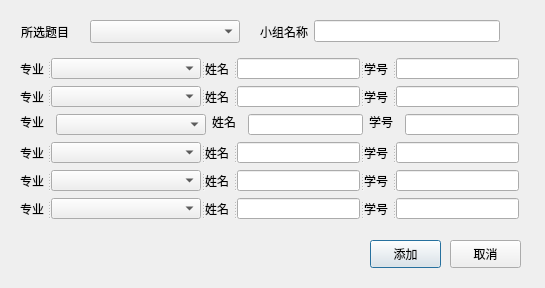
<?xml version="1.0" encoding="UTF-8"?>
<ui version="4.0">
 <class>StuAddMsgBox</class>
 <widget class="QDialog" name="StuAddMsgBox">
  <property name="geometry">
   <rect>
    <x>0</x>
    <y>0</y>
    <width>545</width>
    <height>288</height>
   </rect>
  </property>
  <property name="windowTitle">
   <string>Dialog</string>
  </property>
  <widget class="QSplitter" name="splitter_2">
   <property name="geometry">
    <rect>
     <x>20</x>
     <y>86</y>
     <width>499</width>
     <height>21</height>
    </rect>
   </property>
   <property name="orientation">
    <enum>Qt::Horizontal</enum>
   </property>
   <widget class="QLabel" name="label_8">
    <property name="text">
     <string>专业</string>
    </property>
   </widget>
   <widget class="QComboBox" name="MajorcomboBox_2">
    <property name="sizePolicy">
     <sizepolicy hsizetype="Expanding" vsizetype="Fixed">
      <horstretch>0</horstretch>
      <verstretch>0</verstretch>
     </sizepolicy>
    </property>
    <property name="minimumSize">
     <size>
      <width>150</width>
      <height>0</height>
     </size>
    </property>
    <item>
     <property name="text">
      <string/>
     </property>
    </item>
   </widget>
   <widget class="QLabel" name="label_5">
    <property name="text">
     <string>姓名</string>
    </property>
   </widget>
   <widget class="QLineEdit" name="MsgBoxNamelineEdit_2">
    <property name="sizePolicy">
     <sizepolicy hsizetype="Expanding" vsizetype="Fixed">
      <horstretch>0</horstretch>
      <verstretch>0</verstretch>
     </sizepolicy>
    </property>
   </widget>
   <widget class="QLabel" name="label_6">
    <property name="text">
     <string>学号</string>
    </property>
   </widget>
   <widget class="QLineEdit" name="MsgBoxNumlineEdit_2"/>
  </widget>
  <widget class="QSplitter" name="splitter_3">
   <property name="geometry">
    <rect>
     <x>20</x>
     <y>142</y>
     <width>499</width>
     <height>21</height>
    </rect>
   </property>
   <property name="orientation">
    <enum>Qt::Horizontal</enum>
   </property>
   <widget class="QLabel" name="label_9">
    <property name="text">
     <string>专业</string>
    </property>
   </widget>
   <widget class="QComboBox" name="MajorcomboBox_4">
    <property name="sizePolicy">
     <sizepolicy hsizetype="Expanding" vsizetype="Fixed">
      <horstretch>0</horstretch>
      <verstretch>0</verstretch>
     </sizepolicy>
    </property>
    <property name="minimumSize">
     <size>
      <width>150</width>
      <height>0</height>
     </size>
    </property>
    <item>
     <property name="text">
      <string/>
     </property>
    </item>
   </widget>
   <widget class="QLabel" name="label_10">
    <property name="text">
     <string>姓名</string>
    </property>
   </widget>
   <widget class="QLineEdit" name="MsgBoxNamelineEdit_4">
    <property name="sizePolicy">
     <sizepolicy hsizetype="Expanding" vsizetype="Fixed">
      <horstretch>0</horstretch>
      <verstretch>0</verstretch>
     </sizepolicy>
    </property>
   </widget>
   <widget class="QLabel" name="label_11">
    <property name="text">
     <string>学号</string>
    </property>
   </widget>
   <widget class="QLineEdit" name="MsgBoxNumlineEdit_4"/>
  </widget>
  <widget class="QSplitter" name="splitter_4">
   <property name="geometry">
    <rect>
     <x>20</x>
     <y>198</y>
     <width>499</width>
     <height>21</height>
    </rect>
   </property>
   <property name="orientation">
    <enum>Qt::Horizontal</enum>
   </property>
   <widget class="QLabel" name="label_18">
    <property name="text">
     <string>专业</string>
    </property>
   </widget>
   <widget class="QComboBox" name="MajorcomboBox_6">
    <property name="sizePolicy">
     <sizepolicy hsizetype="Expanding" vsizetype="Fixed">
      <horstretch>0</horstretch>
      <verstretch>0</verstretch>
     </sizepolicy>
    </property>
    <property name="minimumSize">
     <size>
      <width>150</width>
      <height>0</height>
     </size>
    </property>
    <item>
     <property name="text">
      <string/>
     </property>
    </item>
   </widget>
   <widget class="QLabel" name="label_19">
    <property name="text">
     <string>姓名</string>
    </property>
   </widget>
   <widget class="QLineEdit" name="MsgBoxNamelineEdit_6">
    <property name="sizePolicy">
     <sizepolicy hsizetype="Expanding" vsizetype="Fixed">
      <horstretch>0</horstretch>
      <verstretch>0</verstretch>
     </sizepolicy>
    </property>
   </widget>
   <widget class="QLabel" name="label_20">
    <property name="text">
     <string>学号</string>
    </property>
   </widget>
   <widget class="QLineEdit" name="MsgBoxNumlineEdit_6"/>
  </widget>
  <widget class="QSplitter" name="splitter_5">
   <property name="geometry">
    <rect>
     <x>20</x>
     <y>170</y>
     <width>499</width>
     <height>21</height>
    </rect>
   </property>
   <property name="orientation">
    <enum>Qt::Horizontal</enum>
   </property>
   <widget class="QLabel" name="label_21">
    <property name="text">
     <string>专业</string>
    </property>
   </widget>
   <widget class="QComboBox" name="MajorcomboBox_5">
    <property name="sizePolicy">
     <sizepolicy hsizetype="Expanding" vsizetype="Fixed">
      <horstretch>0</horstretch>
      <verstretch>0</verstretch>
     </sizepolicy>
    </property>
    <property name="minimumSize">
     <size>
      <width>150</width>
      <height>0</height>
     </size>
    </property>
    <item>
     <property name="text">
      <string/>
     </property>
    </item>
   </widget>
   <widget class="QLabel" name="label_22">
    <property name="text">
     <string>姓名</string>
    </property>
   </widget>
   <widget class="QLineEdit" name="MsgBoxNamelineEdit_5">
    <property name="sizePolicy">
     <sizepolicy hsizetype="Expanding" vsizetype="Fixed">
      <horstretch>0</horstretch>
      <verstretch>0</verstretch>
     </sizepolicy>
    </property>
   </widget>
   <widget class="QLabel" name="label_23">
    <property name="text">
     <string>学号</string>
    </property>
   </widget>
   <widget class="QLineEdit" name="MsgBoxNumlineEdit_5"/>
  </widget>
  <widget class="QPushButton" name="StuAddOkButton">
   <property name="geometry">
    <rect>
     <x>370</x>
     <y>240</y>
     <width>71</width>
     <height>28</height>
    </rect>
   </property>
   <property name="text">
    <string>添加</string>
   </property>
  </widget>
  <widget class="QPushButton" name="StuAddCloseButton">
   <property name="geometry">
    <rect>
     <x>450</x>
     <y>240</y>
     <width>71</width>
     <height>28</height>
    </rect>
   </property>
   <property name="text">
    <string>取消</string>
   </property>
  </widget>
  <widget class="QSplitter" name="splitter">
   <property name="geometry">
    <rect>
     <x>20</x>
     <y>58</y>
     <width>499</width>
     <height>21</height>
    </rect>
   </property>
   <property name="orientation">
    <enum>Qt::Horizontal</enum>
   </property>
   <widget class="QLabel" name="label_7">
    <property name="text">
     <string>专业</string>
    </property>
   </widget>
   <widget class="QComboBox" name="MajorcomboBox_1">
    <property name="sizePolicy">
     <sizepolicy hsizetype="Expanding" vsizetype="Fixed">
      <horstretch>0</horstretch>
      <verstretch>0</verstretch>
     </sizepolicy>
    </property>
    <property name="minimumSize">
     <size>
      <width>150</width>
      <height>0</height>
     </size>
    </property>
    <item>
     <property name="text">
      <string/>
     </property>
    </item>
   </widget>
   <widget class="QLabel" name="label">
    <property name="text">
     <string>姓名</string>
    </property>
   </widget>
   <widget class="QLineEdit" name="MsgBoxNamelineEdit_1">
    <property name="sizePolicy">
     <sizepolicy hsizetype="Expanding" vsizetype="Fixed">
      <horstretch>0</horstretch>
      <verstretch>0</verstretch>
     </sizepolicy>
    </property>
   </widget>
   <widget class="QLabel" name="label_2">
    <property name="text">
     <string>学号</string>
    </property>
   </widget>
   <widget class="QLineEdit" name="MsgBoxNumlineEdit_1"/>
  </widget>
  <widget class="QLabel" name="label_12">
   <property name="geometry">
    <rect>
     <x>20</x>
     <y>114</y>
     <width>30</width>
     <height>16</height>
    </rect>
   </property>
   <property name="text">
    <string>专业</string>
   </property>
  </widget>
  <widget class="QComboBox" name="MajorcomboBox_3">
   <property name="geometry">
    <rect>
     <x>56</x>
     <y>114</y>
     <width>150</width>
     <height>21</height>
    </rect>
   </property>
   <property name="sizePolicy">
    <sizepolicy hsizetype="Expanding" vsizetype="Fixed">
     <horstretch>0</horstretch>
     <verstretch>0</verstretch>
    </sizepolicy>
   </property>
   <property name="minimumSize">
    <size>
     <width>150</width>
     <height>0</height>
    </size>
   </property>
   <item>
    <property name="text">
     <string/>
    </property>
   </item>
  </widget>
  <widget class="QLabel" name="label_13">
   <property name="geometry">
    <rect>
     <x>212</x>
     <y>114</y>
     <width>30</width>
     <height>16</height>
    </rect>
   </property>
   <property name="text">
    <string>姓名</string>
   </property>
  </widget>
  <widget class="QLineEdit" name="MsgBoxNamelineEdit_3">
   <property name="geometry">
    <rect>
     <x>248</x>
     <y>114</y>
     <width>115</width>
     <height>21</height>
    </rect>
   </property>
   <property name="sizePolicy">
    <sizepolicy hsizetype="Expanding" vsizetype="Fixed">
     <horstretch>0</horstretch>
     <verstretch>0</verstretch>
    </sizepolicy>
   </property>
  </widget>
  <widget class="QLabel" name="label_14">
   <property name="geometry">
    <rect>
     <x>369</x>
     <y>114</y>
     <width>30</width>
     <height>16</height>
    </rect>
   </property>
   <property name="text">
    <string>学号</string>
   </property>
  </widget>
  <widget class="QLineEdit" name="MsgBoxNumlineEdit_3">
   <property name="geometry">
    <rect>
     <x>405</x>
     <y>114</y>
     <width>114</width>
     <height>21</height>
    </rect>
   </property>
  </widget>
  <widget class="QWidget" name="layoutWidget">
   <property name="geometry">
    <rect>
     <x>21</x>
     <y>20</y>
     <width>219</width>
     <height>23</height>
    </rect>
   </property>
   <layout class="QHBoxLayout" name="horizontalLayout_2">
    <item>
     <widget class="QLabel" name="label_3">
      <property name="text">
       <string>所选题目</string>
      </property>
     </widget>
    </item>
    <item>
     <widget class="QComboBox" name="AssicomboBox">
      <property name="sizePolicy">
       <sizepolicy hsizetype="Minimum" vsizetype="Expanding">
        <horstretch>0</horstretch>
        <verstretch>0</verstretch>
       </sizepolicy>
      </property>
      <property name="minimumSize">
       <size>
        <width>150</width>
        <height>0</height>
       </size>
      </property>
      <item>
       <property name="text">
        <string/>
       </property>
      </item>
     </widget>
    </item>
   </layout>
  </widget>
  <widget class="QWidget" name="layoutWidget">
   <property name="geometry">
    <rect>
     <x>260</x>
     <y>20</y>
     <width>240</width>
     <height>23</height>
    </rect>
   </property>
   <layout class="QHBoxLayout" name="horizontalLayout">
    <item>
     <widget class="QLabel" name="label_4">
      <property name="text">
       <string>小组名称</string>
      </property>
     </widget>
    </item>
    <item>
     <widget class="QLineEdit" name="MsgBoxTeamNamelineEdit">
      <property name="sizePolicy">
       <sizepolicy hsizetype="Expanding" vsizetype="Fixed">
        <horstretch>0</horstretch>
        <verstretch>0</verstretch>
       </sizepolicy>
      </property>
      <property name="text">
       <string/>
      </property>
     </widget>
    </item>
   </layout>
  </widget>
 </widget>
 <resources/>
 <connections/>
</ui>
